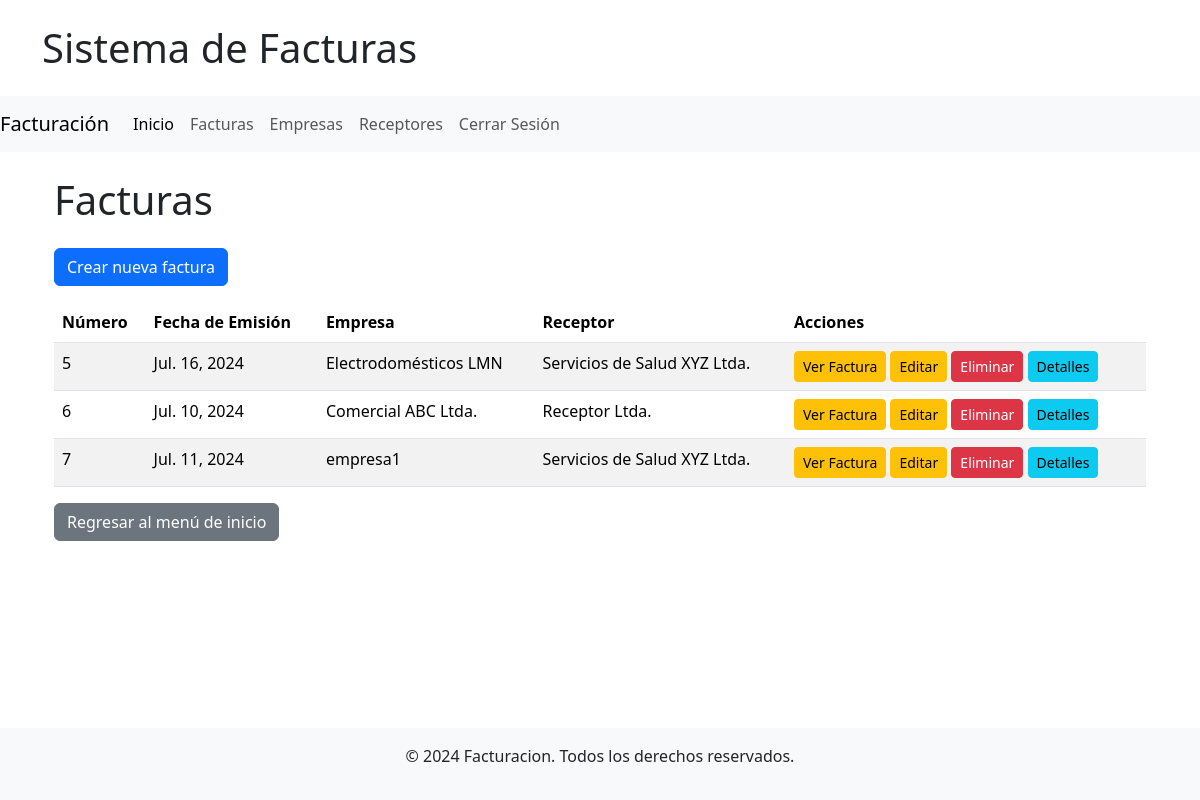
Screenshot of /facturas/ (signed in) with the database file from the repository.
### facturas_aplicacion/models.py (models this page shows, shortened)
class Factura(models.Model):
    TIPO_FACTURA_CHOICES = [
        ('FE', 'Factura Electrónica'),
        ('FD', 'Factura de Exportación'),
    ]
    empresa = models.ForeignKey(Empresa, on_delete=models.CASCADE)
    receptor = models.ForeignKey(Receptor, on_delete=models.CASCADE)
    numero = models.AutoField(primary_key=True)
    fecha_emision = models.DateField()
    tipo_factura = models.CharField(max_length=2, choices=TIPO_FACTURA_CHOICES)
    forma_pago = models.ForeignKey(FormaPago, on_delete=models.SET_NULL, null=True, blank=True)

class Empresa(models.Model):
    razon_social = models.CharField(max_length=255)
    rut = models.CharField(max_length=12, unique=True)
    domicilio = models.CharField(max_length=255)
    giro = models.CharField(max_length=255)

class Receptor(models.Model):
    razon_social = models.CharField(max_length=255)
    rut = models.CharField(max_length=12, unique=True)
    domicilio = models.CharField(max_length=255)

### facturas_aplicacion/views.py (the view)
# urls.py: path('facturas/', login_required(FacturaListView.as_view()), name='factura_list'),
class FacturaListView(View):
    def get(self, request):
        facturas = Factura.objects.all()
        return render(request, 'lista_facturas.html', {'facturas': facturas})

### facturas_aplicacion/templates/lista_facturas.html
{% extends 'base.html' %}
{% block template %}
<div class="container mt-4">
    <h1 class="mb-4">Facturas</h1>
    <div class="mb-3">
        <a href="{% url 'factura_create' %}" class="btn btn-primary">Crear nueva factura</a>
    </div>
    <table class="table table-striped">
        <thead class="thead-dark">
            <tr>
                <th>Número</th>
                <th>Fecha de Emisión</th>
                <th>Empresa</th>
                <th>Receptor</th>
                <th>Acciones</th>
            </tr>
        </thead>
        <tbody>
            {% for factura in facturas %}
                <tr>
                    <td>{{ factura.numero }}</td>
                    <td>{{ factura.fecha_emision }}</td>
                    <td>{{ factura.empresa.razon_social }}</td>
                    <td>{{ factura.receptor.razon_social }}</td>
                    <td>
                        <a href="{% url 'factura_detail' factura.pk %}" class="btn btn-warning btn-sm">Ver Factura</a>
                        <a href="{% url 'factura_update' factura.pk %}" class="btn btn-warning btn-sm">Editar</a>
                        <a href="{% url 'factura_delete' factura.pk %}" class="btn btn-danger btn-sm">Eliminar</a>
                        <a href="{% url 'detalle_factura_list' factura.pk %}" class="btn btn-info btn-sm">Detalles</a>
                    </td>
                </tr>
            {% empty %}
                <tr>
                    <td colspan="5" class="text-center">No hay facturas disponibles.</td>
                </tr>
            {% endfor %}
        </tbody>
    </table>
    <a href="/" class="btn btn-secondary">Regresar al menú de inicio</a>
</div>
{% endblock %}

### rows the page displays
Factura: numero "5", fecha_emision "Jul. 16, 2024", empresa.razon_social "Electrodomésticos LMN", receptor.razon_social "Servicios de Salud XYZ Ltda."
Factura: numero "6", fecha_emision "Jul. 10, 2024", empresa.razon_social "Comercial ABC Ltda.", receptor.razon_social "Receptor Ltda."
Factura: numero "7", fecha_emision "Jul. 11, 2024", empresa.razon_social "empresa1", receptor.razon_social "Servicios de Salud XYZ Ltda."
